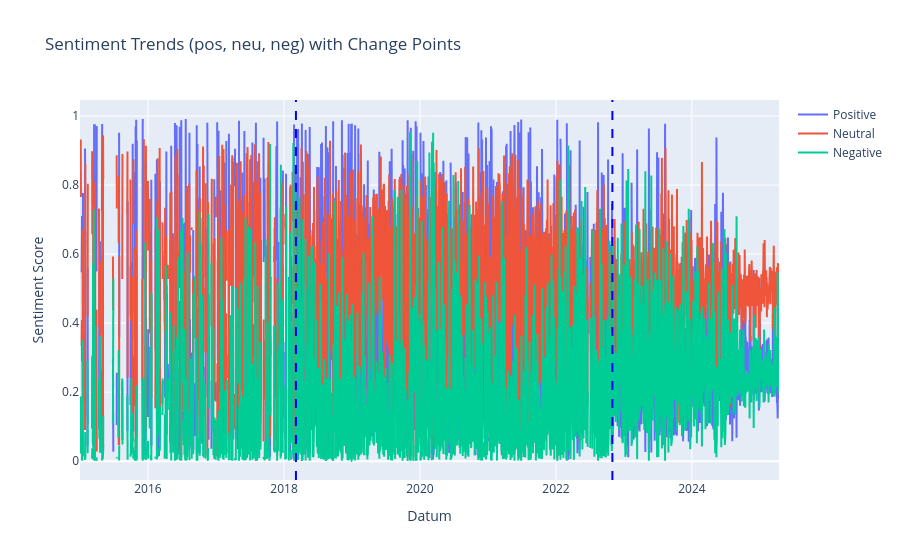

The cell this chart's notebook holds for it:
### Code cell
# Plot: Sentiment Analysis (pos, neu, neg) with Change Point Detection

fig_sent = go.Figure()
fig_sent.add_trace(go.Scatter(
    x=final_daily_df["date"],
    y=final_daily_df["pos"],
    mode='lines',
    name='Positive'
))
fig_sent.add_trace(go.Scatter(
    x=final_daily_df["date"],
    y=final_daily_df["neu"],
    mode='lines',
    name='Neutral'
))
fig_sent.add_trace(go.Scatter(
    x=final_daily_df["date"],
    y=final_daily_df["neg"],
    mode='lines',
    name='Negative'
))

# Prepare data for change point detection (all three sentiments)
sentiment_data = final_daily_df[["pos", "neu", "neg"]].fillna(0).values

model_sent = rpt.Binseg(model="l2")
n_bkps_sent = 2  # Adjust as needed
breakpoints_sent = model_sent.fit_predict(sentiment_data, n_bkps=n_bkps_sent)

# Add vertical lines for detected breakpoints
for bkp in breakpoints_sent[:-1]:
    fig_sent.add_vline(
        x=final_daily_df["date"].iloc[bkp],
        line=dict(color="blue", dash="dash"),
        name="Breakpoint"
    )

fig_sent.update_layout(
    title="Sentiment Trends (pos, neu, neg) with Change Points",
    xaxis_title="Datum",
    yaxis_title="Sentiment Score"
)

print("Detected breakpoints for sentiment (pos, neu, neg):", breakpoints_sent)
print("Breakpoints as dates:", final_daily_df['date'].iloc[breakpoints_sent[:-1]].tolist())

fig_sent.show()

### Figure 1 — Plotly figure (JSON) as saved in the notebook; plotly's stock layout.template omitted (floating-point values rounded to 4 significant figures; data arrays with more than 128 entries replaced by an {"elided": "..."} marker saying what was removed)
{"data": [{"mode": "lines", "name": "Positive", "type": "scatter", "x": {"elided": "3756 str values"}, "y": {"elided": "3756 float values"}}, {"mode": "lines", "name": "Neutral", "type": "scatter", "x": {"elided": "3756 str values"}, "y": {"elided": "3756 float values"}}, {"mode": "lines", "name": "Negative", "type": "scatter", "x": {"elided": "3756 str values"}, "y": {"elided": "3756 float values"}}], "layout": {"shapes": [{"line": {"color": "blue", "dash": "dash"}, "name": "Breakpoint", "type": "line", "x0": "2018-03-06T00:00:00", "x1": "2018-03-06T00:00:00", "xref": "x", "y0": 0, "y1": 1, "yref": "y domain"}, {"line": {"color": "blue", "dash": "dash"}, "name": "Breakpoint", "type": "line", "x0": "2022-10-31T00:00:00", "x1": "2022-10-31T00:00:00", "xref": "x", "y0": 0, "y1": 1, "yref": "y domain"}], "title": {"text": "Sentiment Trends (pos, neu, neg) with Change Points"}, "xaxis": {"title": {"text": "Datum"}}, "yaxis": {"title": {"text": "Sentiment Score"}}}}
